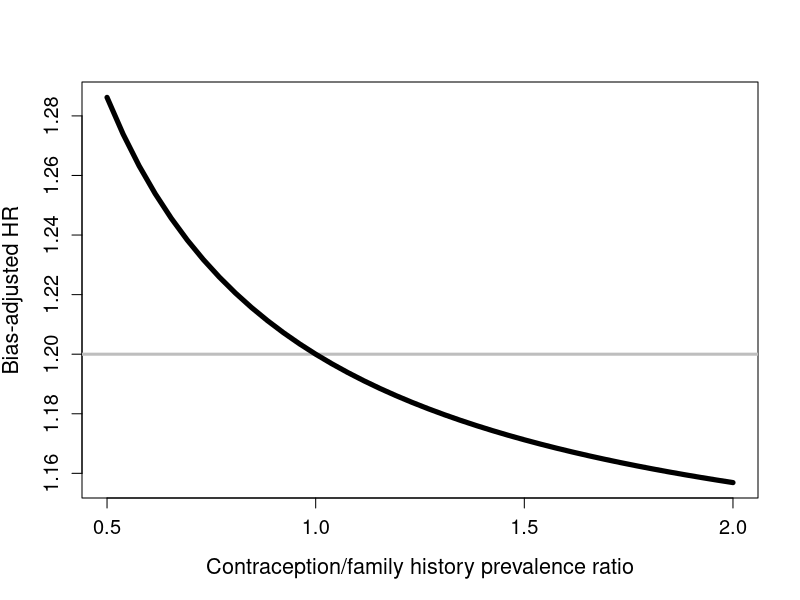

Write R code to recreate this figure.
# Simple bias analysis for unmeasured confounder - Morsch et. al.

rm(list=ls())
cat("\014") # clears console

p1=.0774 #prev of family history in US population
rr.eu <- seq(0.5, 2, length=40) #vary association between hormone contraception use and famhx
p0=p1/rr.eu #estimate family history prevalence in nonusers of hormone contraception
rr.ud <- 2 #association between family history and breast cancer
rr.obs=1.2 #crude hormone contraception/breast cancer association
bf.s=(rr.eu+(rr.ud-1)*rr.eu*p1)/(rr.eu+(rr.ud-1)*p1) # bias factor (Lin formula)
rr.ba <- rr.obs/bf.s

data <- data.frame(cbind(rr.eu, rr.ba))


plot(data$rr.eu, data$rr.ba, type="l", 
     xlab="Contraception/family history prevalence ratio", 
     ylab="Bias-adjusted HR",
     cex.lab=1.3,
     cex.axis=1.2)
abline(h=1.2, col="gray", lwd=3)
lines(data$rr.eu, data$rr.ba, col="black", lwd=5)